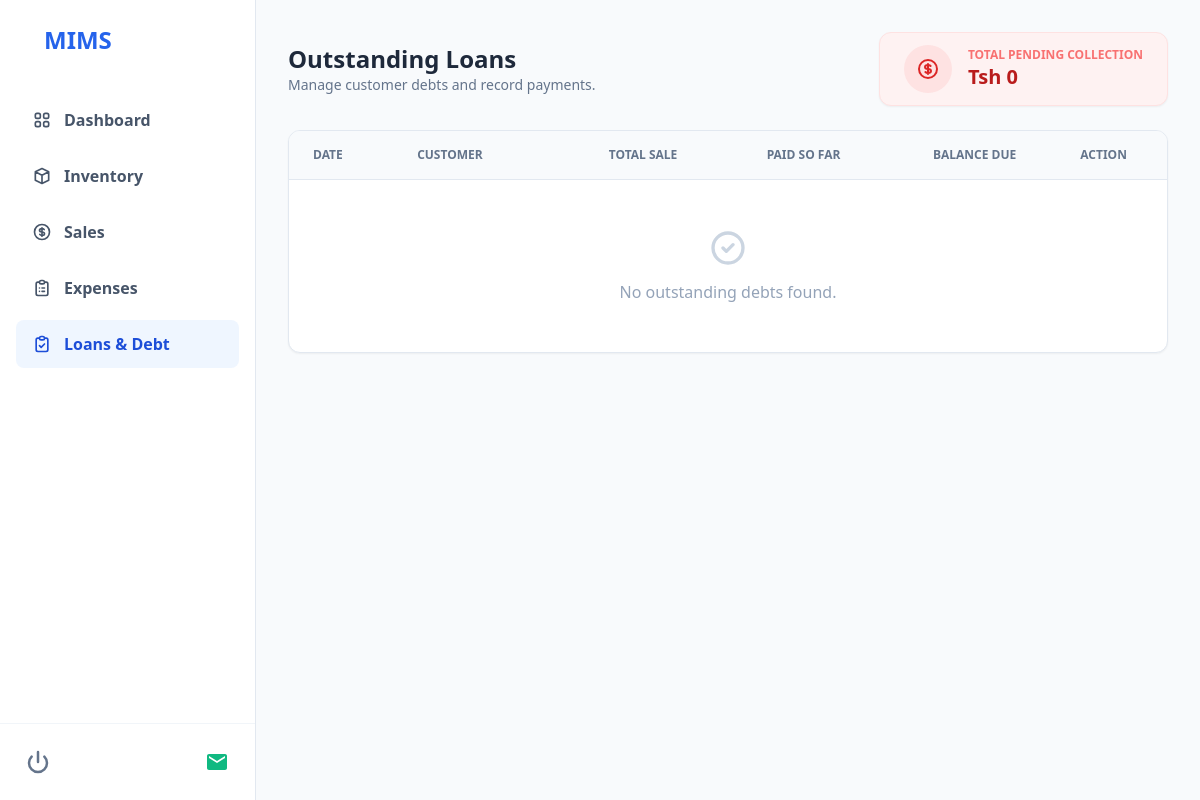
/loans/ (signed in), run on an earlier commit of the app's database.
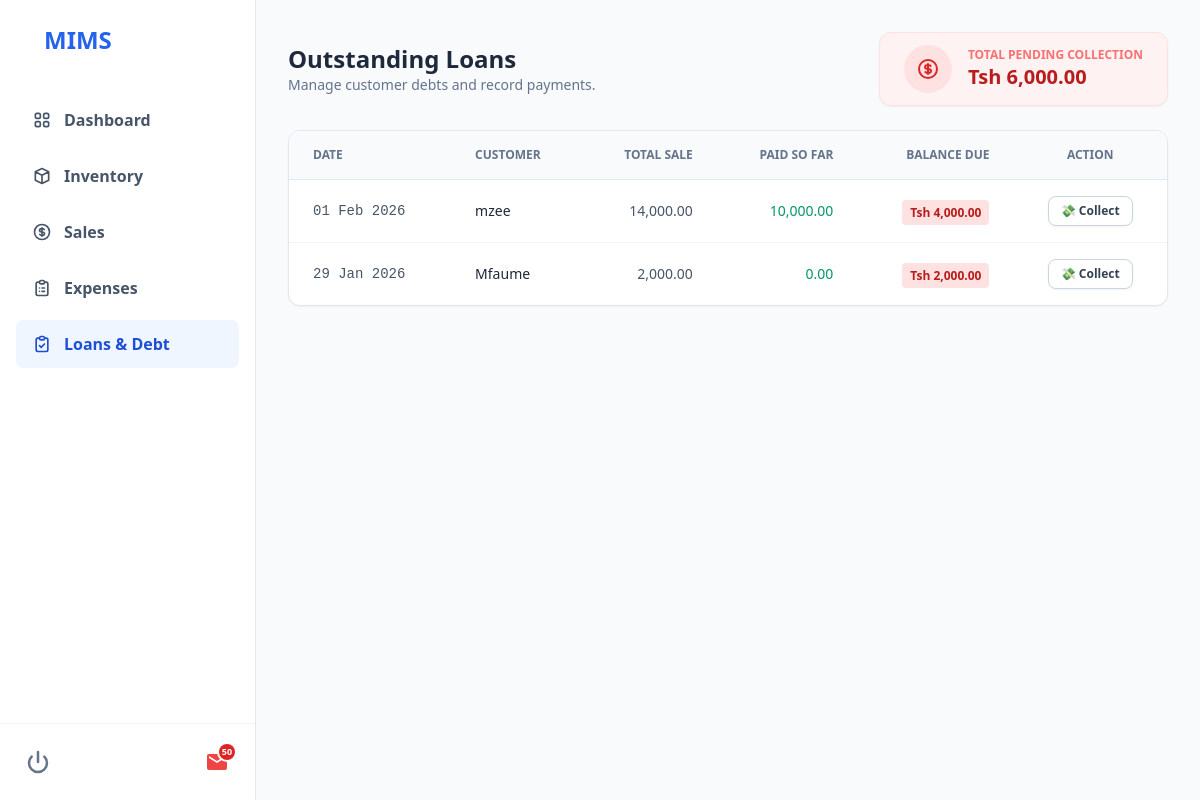
And on a later commit of the database.
### mims/models.py (models this page shows, shortened)
class Sale(models.Model):
    PAYMENT_CHOICES = [('PAID', 'Paid'), ('LOAN', 'Loan'), ('PARTIAL', 'Partial')]
    sale_date = models.DateTimeField(default=timezone.now)
    customer_name = models.CharField(max_length=200, blank=True, null=True)
    payment_status = models.CharField(max_length=10, choices=PAYMENT_CHOICES, default='PAID')
    subtotal = models.DecimalField(max_digits=10, decimal_places=2, default=0)
    discount_amount = models.DecimalField(max_digits=10, decimal_places=2, default=0)
    total_amount = models.DecimalField(max_digits=10, decimal_places=2, default=0)
    amount_paid = models.DecimalField(max_digits=10, decimal_places=2, default=0)
    @property
    def balance_due(self):
        return self.total_amount - self.amount_paid

### mims/views.py (the view)
# urls.py: path('loans/', views.loans_list_view, name='loans_list'),
@login_required
def loans_list_view(request):
    loans = Sale.objects.filter(
        total_amount__gt=F('amount_paid')
    ).order_by('-sale_date')
    total_outstanding = 0
    for loan in loans:
        total_outstanding += (loan.total_amount - loan.amount_paid)
    context = {
        'loans': loans,
        'total_outstanding': total_outstanding,
    }
    return render(request, 'mims/loans_list.html', context)

### mims/context_processors.py (called while the page is built)
def notifications(request):
    today = timezone.now().date()
    six_months_from_now = today + timedelta(days=180)
    low_stock = Product.objects.filter(stock_qty__lt=2)
    expiring_soon = Product.objects.filter(expiry_date__lte=six_months_from_now)
    total_ids = set(low_stock.values_list('id', flat=True)) | set(expiring_soon.values_list('id', flat=True))
    count = len(total_ids)
    return {
        'notification_count': count,
        'has_notifications': count > 0
    }

### mims/templates/mims/loans_list.html (shortened to what this page needs)
{% extends 'mims/dashboard.html' %}
{% load humanize %}
{% block content %}
<div class="p-8">
    <div class="flex flex-col md:flex-row justify-between items-start md:items-center mb-6 gap-4">
        <div>
            <h2 class="text-2xl font-bold text-slate-800">Outstanding Loans</h2>
            <p class="text-sm text-slate-500">Manage customer debts and record payments.</p>
        </div>
        <div class="bg-red-50 border border-red-100 px-6 py-3 rounded-xl flex items-center gap-4 shadow-sm">
            <div class="p-3 bg-red-100 rounded-full text-red-600">
            </div>
            <div>
                <p class="text-xs font-bold text-red-400 uppercase">Total Pending Collection</p>
                <p class="text-xl font-bold text-red-700">Tsh {{ total_outstanding|intcomma }}</p>
            </div>
        </div>
    </div>
    <div class="bg-white rounded-xl shadow-sm border border-slate-200 overflow-hidden">
        <table class="w-full text-left border-collapse">
            <thead class="bg-slate-50 border-b border-slate-200">
                <tr>
                    <th class="px-6 py-4 text-xs font-bold text-slate-500 uppercase">Date</th>
                    <th class="px-6 py-4 text-xs font-bold text-slate-500 uppercase">Customer</th>
                    <th class="px-6 py-4 text-xs font-bold text-slate-500 uppercase text-right">Total Sale</th>
                    <th class="px-6 py-4 text-xs font-bold text-slate-500 uppercase text-right">Paid So Far</th>
                    <th class="px-6 py-4 text-xs font-bold text-slate-500 uppercase text-right">Balance Due</th>
                    <th class="px-6 py-4 text-xs font-bold text-slate-500 uppercase text-center">Action</th>
                </tr>
            </thead>
            <tbody class="divide-y divide-slate-100">
                {% for sale in loans %}
                <tr class="hover:bg-slate-50 transition-colors group">
                    <td class="px-6 py-4 text-sm text-slate-600 font-mono">
                        {{ sale.sale_date|date:"d M Y" }}
                    </td>
                    <td class="px-6 py-4 text-sm font-medium text-slate-800">
                        {{ sale.customer_name }}
                    </td>
                    <td class="px-6 py-4 text-sm text-slate-600 text-right">
                        {{ sale.total_amount|intcomma }}
                    </td>
                    <td class="px-6 py-4 text-sm text-emerald-600 font-medium text-right">
                        {{ sale.amount_paid|intcomma }}
                    </td>
                    <td class="px-6 py-4 text-right">
                        <span class="bg-red-100 text-red-700 px-2 py-1 rounded text-xs font-bold">
                            Tsh {{ sale.balance_due|intcomma }}
                        </span>
                    </td>
                    <td class="px-6 py-4 text-center">
                        <a href="{% url 'pay_debt' sale.id %}"
                           class="inline-flex items-center gap-1 bg-white border border-slate-300 text-slate-700 hover:bg-emerald-600 hover:text-white hover:border-emerald-600 px-3 py-1.5 rounded-lg text-xs font-bold transition-all shadow-sm">
                            <span>💸 Collect</span>
                        </a>
                    </td>
                </tr>
                {% empty %}
                <tr>
                    <td colspan="6" class="px-6 py-12 text-center text-slate-400">
                        <div class="flex flex-col items-center justify-center">
                            <svg xmlns="http://www.w3.org/2000/svg" class="h-10 w-10 mb-3 text-slate-300" fill="none" viewBox="0 0 24 24" stroke="currentColor">
                                <path stroke-linecap="round" stroke-linejoin="round" stroke-width="2" d="M9 12l2 2 4-4m6 2a9 9 0 11-18 0 9 9 0 0118 0z" />
                            </svg>
                            <p>No outstanding debts found.</p>
                        </div>
                    </td>
                </tr>
                {% endfor %}
            </tbody>
        </table>
    </div>
</div>
{% endblock %}

What changed in the data, as far as the page shows it:
added Sale: sale_date "01 Feb 2026", customer_name "mzee", total_amount "14,000.00", amount_paid "10,000.00", balance_due "4,000.00"
added Sale: sale_date "29 Jan 2026", customer_name "Mfaume", total_amount "2,000.00", amount_paid "0.00", balance_due "2,000.00"
Also different on the page:
{{ notification_count }}: (not shown) → "50"
{{ total_outstanding|intcomma }}: "0" → "6,000.00"
text no longer shown: "No outstanding debts found."
